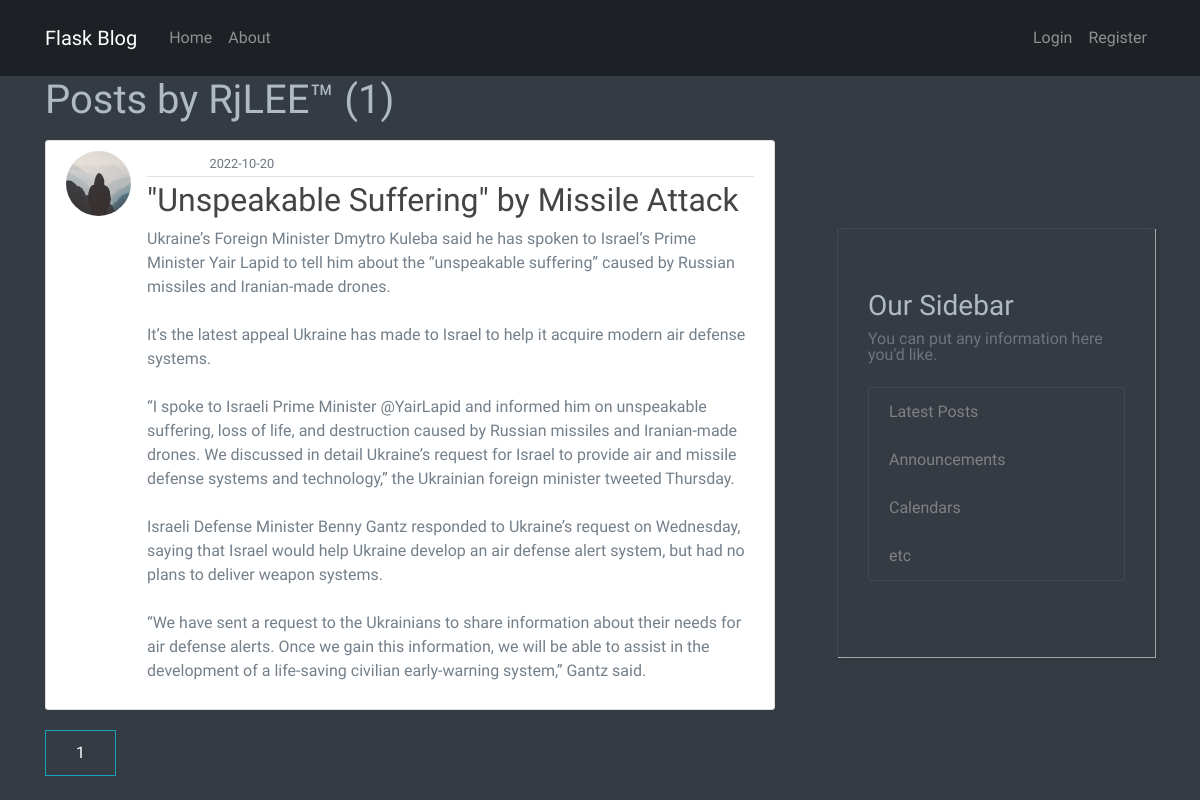
/user/RjLEE™, run on an earlier commit of the app's database.
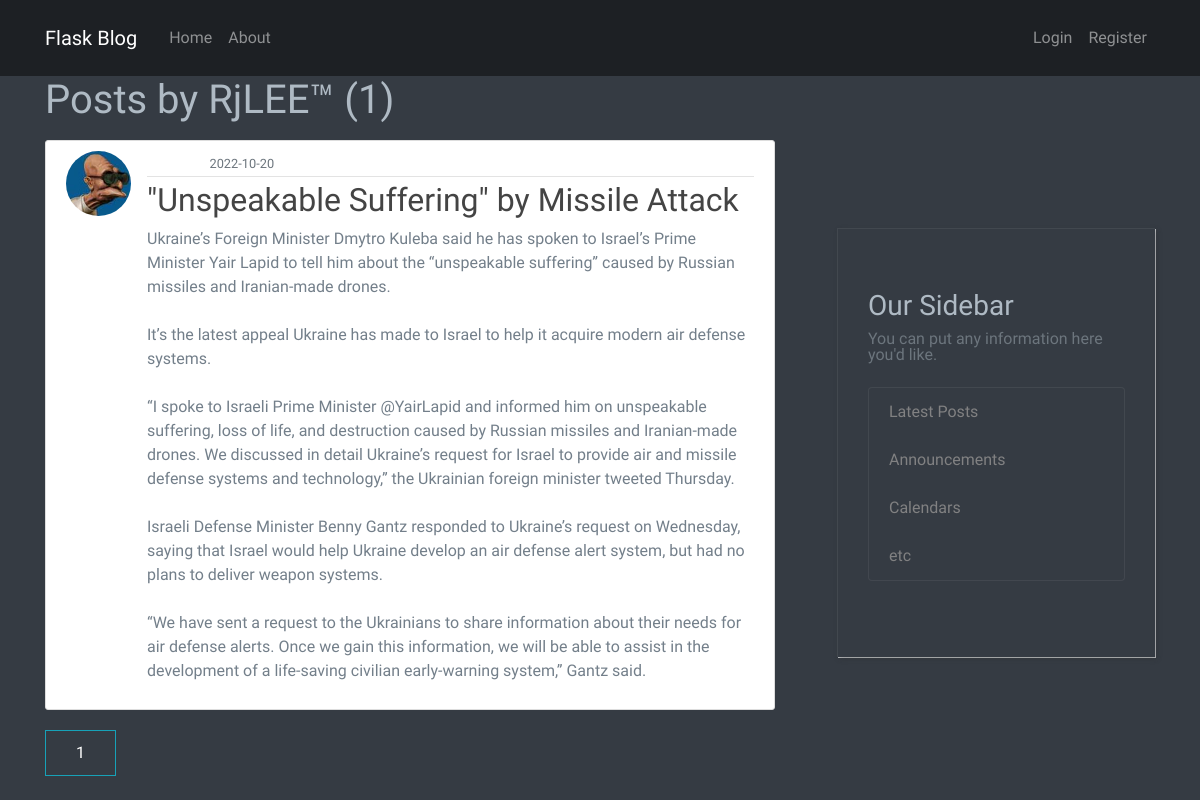
And on a later commit of the database.
### flaskblog/models.py (models this page shows, shortened)
class User(db.Model, UserMixin):
    id = db.Column(db.Integer, primary_key=True)
    username = db.Column(db.String(20), unique=True, nullable=False)
    email = db.Column(db.String(120), unique=True, nullable=False)
    image_file = db.Column(db.String(20), nullable=False, default='default.jpg')
    password = db.Column(db.String(60), nullable=False)
    posts = db.relationship('Post', backref='author', lazy=True)

class Post(db.Model):
    id = db.Column(db.Integer, primary_key=True)
    title = db.Column(db.String(100), nullable=False)
    date_posted = db.Column(db.DateTime, nullable=False, default=datetime.utcnow)
    content = db.Column(db.Text, nullable=False)
    user_id = db.Column(db.Integer, db.ForeignKey('user.id'), nullable=False)

### flaskblog/users/routes.py (the view)
@users.route("/user/<string:username>")
def user_posts(username):
    page = request.args.get('page', 1, type=int)
    user = User.query.filter_by(username=username).first_or_404()
    posts = Post.query.filter_by(author=user)\
        .order_by(Post.date_posted.desc())\
        .paginate(page=page, per_page=5)
    return render_template('user_posts.html', posts=posts, user=user)

### flaskblog/templates/user_posts.html
{% extends "layout.html" %}
{% block content %}
    <h1 class="mb-3">Posts by {{ user.username }} ({{ posts.total }})</h1>
    {% for post in posts.items %}
        <article class="media content-section">
          <img class="rounded-circle article-img" src="{{ url_for('static', filename='profile_pics/' + post.author.image_file) }}">
          <div class="media-body">
            <div class="article-metadata">
              <a class="mr-2" href="{{ url_for('users.user_posts', username=post.author.username) }}">{{ post.author.username }}</a>
              <small class="text-muted">{{ post.date_posted.strftime('%Y-%m-%d') }}</small>
            </div>
            <h2><a class="article-title" href="{{ url_for('posts.post', post_id=post.id) }}">{{ post.title }}</a></h2>
            <p class="article-content">{{ post.content }}</p>
          </div>
        </article>
    {% endfor %}
    {% for page_num in posts.iter_pages(left_edge=1, right_edge=1, left_current=1, right_current=2) %}
      {% if page_num %}
        {% if posts.page == page_num %}
          <a class="btn btn-info mb-4" href="{{ url_for('users.user_posts', username=user.username, page=page_num) }}">{{ page_num }}</a>
        {% else %}
          <a class="btn btn-outline-info mb-4" href="{{ url_for('users.user_posts', username=user.username, page=page_num) }}">{{ page_num }}</a>
        {% endif %}
      {% else %}
        ...
      {% endif %}
    {% endfor %}
{% endblock content %}

### flaskblog/templates/layout.html (shortened to what this page needs)
<!DOCTYPE html>
<html>
<head>
    <link rel="stylesheet" href="https://maxcdn.bootstrapcdn.com/bootstrap/4.0.0/css/bootstrap.min.css">
	<link rel="stylesheet" href="/static/plugins/themefisher-font/style.css">
	<link rel="stylesheet" href="/static/plugins/bootstrap/bootstrap.min.css">
	<link rel="stylesheet" href="/static/plugins/animate-css/animate.css">
	<link rel="stylesheet" href="/static/plugins/magnific-popup/dist/magnific-popup.css">
	<link rel="stylesheet" href="/static/plugins/slick-carousel/slick.css">
	<link rel="stylesheet" href="/static/plugins/slick-carousel/slick-theme.css">
	<link rel="stylesheet" href="/static/css/style.css">
	<link rel="stylesheet" href="/static/css/custom.css">
    <link rel="stylesheet" type="text/css" href="{{ url_for('static', filename='main.css') }}">
</head>
<body >
  <header id="navigation" class="navigation">
    <nav class="navbar navbar-expand-lg navbar-dark px-0">
        <div class="container">
          <a class="navbar-brand mr-4" href="/">Flask Blog</a>
          <div class="collapse navbar-collapse" id="navbarToggle">
            <div class="navbar-nav mr-auto">
              <a class="nav-item nav-link" href="{{ url_for('main.home') }}">Home</a>
              <a class="nav-item nav-link" href="{{ url_for('main.about') }}">About</a>
            </div>
            <div class="navbar-nav">
              {% if current_user.is_authenticated %}
                <a class="nav-item nav-link" href="{{ url_for('posts.new_post') }}">New Post</a>
                <a class="nav-item nav-link" href="{{ url_for('users.account') }}">Account</a>
                <a class="nav-item nav-link" href="{{ url_for('users.logout') }}">Logout</a>
              {% else %}
                <a class="nav-item nav-link" href="{{ url_for('users.login') }}">Login</a>
                <a class="nav-item nav-link" href="{{ url_for('users.register') }}">Register</a>
              {% endif %}
            </div>
          </div>
        </div>
      </nav>
    </header>
    <main role="main" class="container">
      <div class="row">
        <div class="col-md-8">
          {% block content %}{% endblock %}
        </div>
        <div class="col-md-4">
          <div class="service-block-sm" style="margin-top:9.5em">
            <h3>Our Sidebar</h3>
            <p class='text-muted'>You can put any information here you'd like.
              <ul class="list-group">
                <li class="list-group-item list-group-item-dark">Latest Posts</li>
                <li class="list-group-item list-group-item-dark">Announcements</li>
                <li class="list-group-item list-group-item-dark">Calendars</li>
                <li class="list-group-item list-group-item-dark">etc</li>
              </ul>
            </p>
          </div>
        </div>
      </div>
    </main>
</body>
</html>

### flaskblog/static/css/style.css (style rules this page uses)
html { background-color: #353b43; color: #737f8a; }
body { background-color: #353b43; font-family: "Anaheim", sans-serif; color: #737f8a; -webkit-font-smoothing: antialiased; position: relative; }
h1, h2, h3, h4, h5, h6 { font-weight: 400; font-family: "Quattrocento Sans", sans-serif; color: #afbac4; }
p { font-family: "Quattrocento Sans", sans-serif; }
ol, ul { margin: 0; padding: 0; list-style: none; }
a { color: #fff; transition: all 0.3s ease-in 0s; }
a, a:focus, a:hover { text-decoration: none; outline: 0; }
.btn { background-color: transparent; color: #fff; padding: 10px 30px; border-radius: 0; transition: all 0.3s ease-in 0s; }
a { transition: all 0.2s ease-in 0s; }
.navigation { background-color: #1d2024; width: 100%; z-index: 99; margin-bottom: 0; padding: 10px 0; position: -webkit-sticky; position: sticky; top: 0; }
.service-block-sm { padding: 60px 30px; margin-left: 2em; border-left: 1px solid rgba(236, 239, 241, 0.07); border-top: 1px solid rgba(236, 239, 241, 0.07); margin-bottom: 40px; box-shadow: 2px 2px 5px rgba(44, 44, 44, 0.3), 1px 1px 0 rgba(255, 255, 255, 0.7); }

### flaskblog/static/css/custom.css (style rules this page uses)
.text-muted { color: #6c757d !important; line-height: 1em; padding-bottom: 0.54em; }
.list-group-item-dark { color: #818182; background-color: #353b43; }
.list-group-item { border: 1px solid rgba(236, 239, 241, 0.07) }

### flaskblog/static/main.css (style rules this page uses)
body { background: #353B43; color: #737f8a; }
h1, h2, h3, h4, h5, h6 { font-weight: 400; font-family: "Quattrocento Sans", sans-serif; color: #afbac4; }
.content-section { background: #ffffff; padding: 10px 20px; border: 1px solid #dddddd; border-radius: 3px; margin-bottom: 20px; }
.article-title { color: #444444; }
.article-content { white-space: pre-line; }
.article-img { height: 65px; width: 65px; margin-right: 16px; }
.article-metadata { padding-bottom: 1px; margin-bottom: 4px; border-bottom: 1px solid #e3e3e3 }

What changed in the data, as far as the page shows it:
changed through a linked row, Post "\"Unspeakable Suffering\" by Missile Attack": image_file: picture added in place of a placeholder
